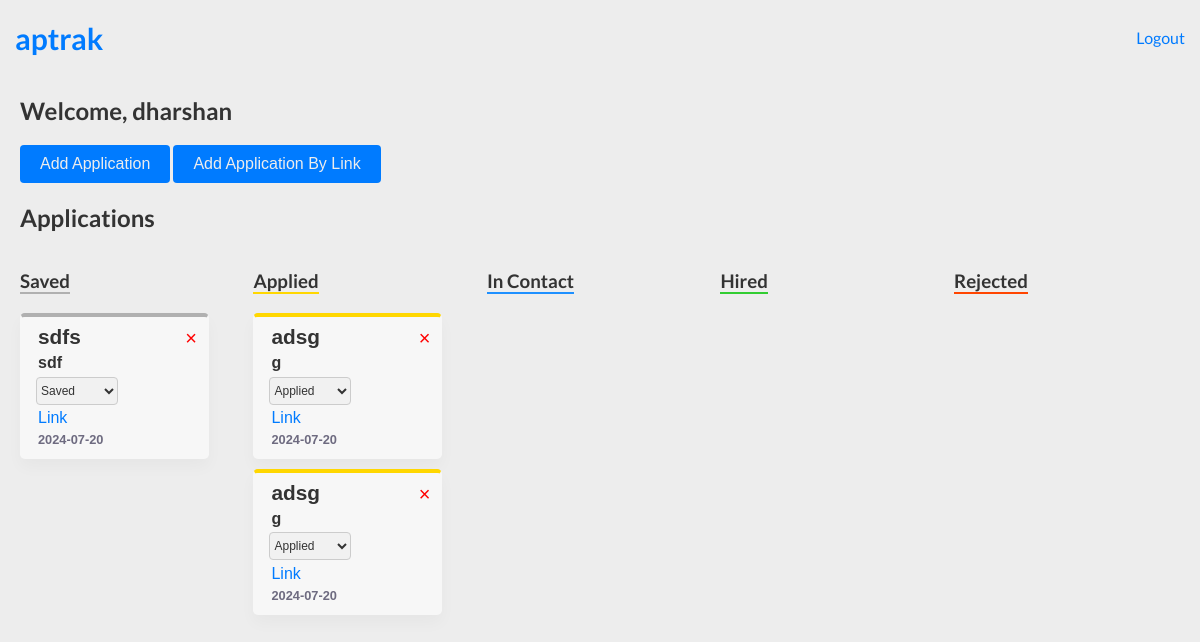
The page / (signed in) on the database its author committed.
### db.py (models this page shows)
class Application(Base):
    __tablename__ = 'applications'
    id = Column(Integer, primary_key=True, autoincrement=True)
    user_id = Column(Integer, ForeignKey('users.id'))
    job_title = Column(String, nullable=False)
    company = Column(String, nullable=False)
    status = Column(String, nullable=False)
    applied_on = Column(Date, nullable=False)
    link = Column(Text)
    description = Column(Text)
    notes = Column(Text)

### app.py (the view, shortened to what this page needs)
@app.route('/', methods=['GET', 'POST'])
def home():
    if 'user_id' in session:
        apps = get_applications_by_user(session['user_id'])
        return render_template('home.html', username=session['username'], apps=apps)
    else:
        return redirect(url_for('login'))

### db.py (called while the page is built)
def get_applications_by_user(user_id):
    return session.query(Application).filter(Application.user_id == user_id).all()

### templates/home.html (shortened to what this page needs)
<!DOCTYPE html>
<html lang="en">
<head>
    <link rel="stylesheet" href="/static/style.css">
</head>
<body>
    <nav>
        <h1><a href="{{ url_for('home') }}">aptrak</a></h1>
        <p><a href="{{ url_for('logout') }}">Logout</a></p>
    </nav>
    <main>
    <h2>Welcome, {{ username }}</h2>
    <div class="container">
        <button class="toggle-button" onclick="toggleForm()">Add Application</button>
        <button class="toggle-button toggle-button2" onclick="toggleForm2()">Add Application By Link</button>
      </div>
    <h2>Applications</h2>
    <div class="apps">
        <div class="section saved">
            <h3 class="sec-title" id="saved">Saved</h3>
            <ul>
            {% for app in apps %}
            {% if app.status == "Saved" %}
                <li class="card" onclick="window.location.href=`{{ url_for('application', application_id=app.id) }}`;">
                    <h4 class="card__title">{{ app.job_title }}</h4>
                    <h4 class="card__content"> {{ app.company }}</h4>
                    <select class="status-dropdown" data-id="{{ app.id }}" onclick="event.stopPropagation()">
                        <option value="Saved" {% if app.status == 'Saved' %} selected {% endif %} >Saved</option>
                    </select>
                    <p><a class="link" href="{{ app.link }}" target="_blank" onclick="event.stopPropagation()">Link</a></p>
                    <h4 class="card__date">{{ app.applied_on }}</h4>
                    <p><a class="del" href="{{ url_for('delete', application_id=app.id) }}">&times;</a></p>
                </li>
            {% endif %}
            {% endfor %}
            </ul>
        </div>
        <div class="section applied">
            <h3 class="sec-title" id="applied">Applied</h3>
            <ul>
            {% for app in apps %}
            {% if app.status == "Applied" %}
            <li class="card" onclick="window.location.href=`{{ url_for('application', application_id=app.id) }}`;">
                <h4 class="card__title">{{ app.job_title }}</h4>
                <h4 class="card__content"> {{ app.company }}</h4>
                <select class="status-dropdown" data-id="{{ app.id }}" onclick="event.stopPropagation()">
                    <option value="Applied" {% if app.status == 'Applied' %}selected{% endif %}>Applied</option>
                </select>
                <p><a class="link" href="{{ app.link }}" target="_blank" onclick="event.stopPropagation()">Link</a></p>
                <h4 class="card__date">{{ app.applied_on }}</h4>
                <p><a class="del" href="{{ url_for('delete', application_id=app.id) }}">&times;</a></p>
            </li>
            {% endif %}
            {% endfor %}
            </ul>
        </div>
        <div class="section incontact">
            <h3 class="sec-title" id="incontact">In Contact</h3>
        </div>
        <div class="section hired">
            <h3 class="sec-title" id="hired">Hired</h3>
        </div>
        <div class="section rejected">
            <h3 class="sec-title" id="rejected">Rejected</h3>
        </div>
    </div>
    </main>
</body>
</html>

### static/style.css (style rules this page uses)
body { font-family: 'Lato', sans-serif; margin: 0px; background-color: #EDEDED; color: #333333; }
button { font-family: 'Lato', sans-serif; }
main { margin: 20px; }
nav { display: flex; justify-content: space-between; margin: 0px; align-items: center; padding-right: 5px; }
nav > h1 > a { margin-left: 15px; font-size: 30px; color: #007BFF !important; }
nav > p > a { margin-right: 10px; color:#007BFF !important; }
.apps { display: flex; justify-content: space-between; margin-right: 3%; }
.sec-title { border-bottom: 2.5px solid; width: fit-content; }
#saved { border-color: #B0B0B0; }
#applied { border-color: #FFD700; }
#incontact { border-color: #1E90FF; }
#hired { border-color: #32CD32; }
#rejected { border-color: #FF4500; }
ul { list-style-type: none; padding-left: 0px; display: flex; flex-direction: column; gap: 10px; }
li { width: 100%; }
.section { width: 17%; }
a { text-decoration: none; color: black; cursor: pointer; }
.card { --border-radius: 0.3rem; font-family: "Arial"; padding: 1rem; padding-top: 0.5rem; padding-bottom: 0.3rem; cursor: pointer; border-radius: var(--border-radius); background: #f7f7f7; box-shadow: 0px 8px 16px 0px rgb(0 0 0 / 3%); width: 80%; display: flex; flex-direction: column; gap: 0.3rem; border: 2px solid transparent; border-top: 4px solid; position: relative; }
.link { color: #007BFF; }
.saved .card { border-top: 4px solid #B0B0B0; }
.applied .card { border-top: 4px solid #FFD700; }
.del { background: none; border: none; color: red; font-size: 20px; cursor: pointer; outline: none; padding: 0; position: absolute; top: 10px; right: 10px; }
.card > * { margin: 0px; }
.card > * + * { margin-top: 1.1em; }
.card > p { margin: 0px; width: fit-content; }
.card .card__content { color: #333; font-size: 1rem; margin: 0px; }
.card .card__title { padding: 0; font-size: 1.3rem; font-weight: bold; width: 90%; }
.status-dropdown { margin: 0px; background-color: #f1f1f1; border: 1px solid #ccc; border-radius: 4px; padding: 5px; padding-left: 0px; font-size: 12px; color: #333; outline: none; cursor: pointer; width: fit-content; transform: translateX(-2px); }
.card .card__date { color: #6e6b80; font-size: 0.8rem; margin: 0px; }
.container { max-width: 600px; margin-top: 20px; }
.toggle-button { font-family: 'Orbitron', sans-serif; background-color: #007BFF; color: #EDEDED; padding: 10px 20px; border: none; border-radius: 4px; font-size: 16px; cursor: pointer; }

### rows shown on the page
Application: job_title "sdfs", company "sdf", status+id "Saved", applied_on "2024-07-20"
Application: job_title "adsg", company "g", status+id "Applied", applied_on "2024-07-20"
Application: job_title "adsg", company "g", status+id "Applied", applied_on "2024-07-20"

### other values the page prints
{{ username }} "dharshan"
